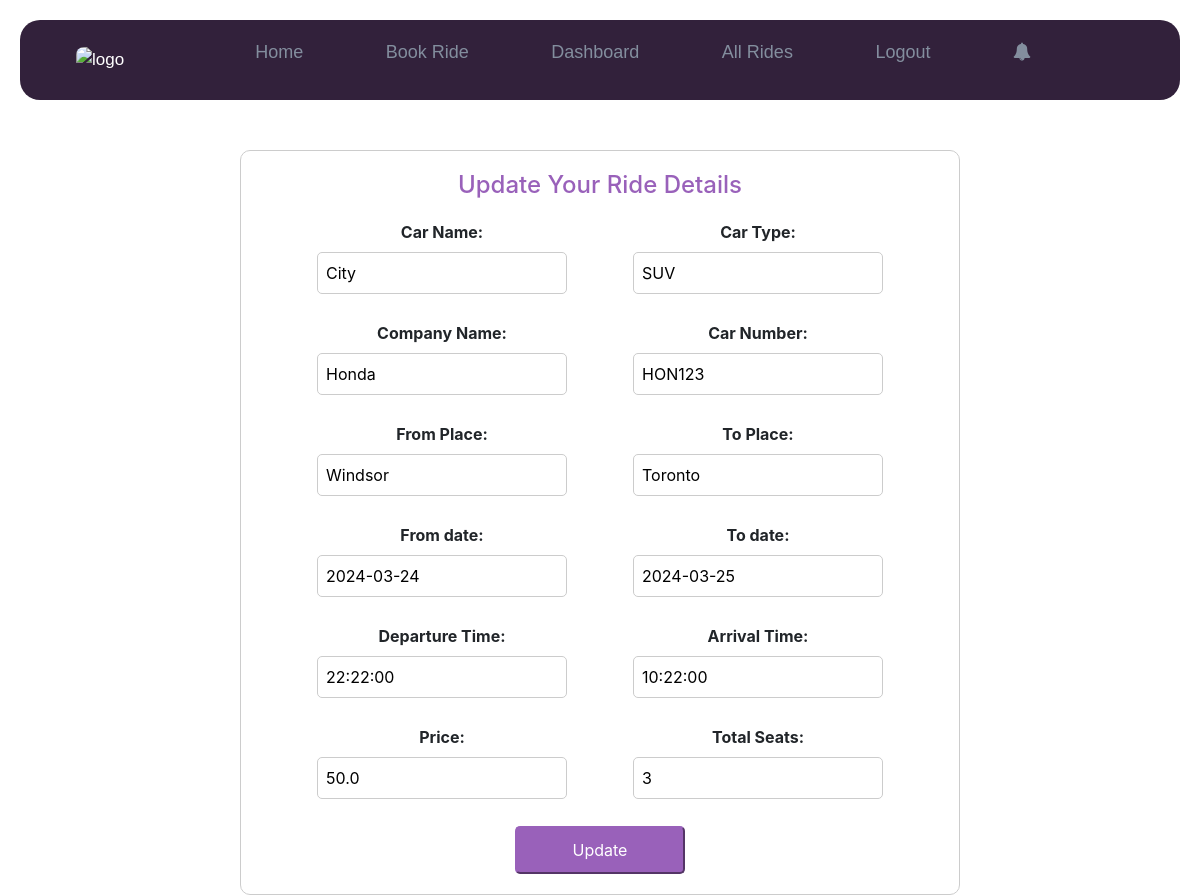
Page /car_ride/edit_car/1/ (signed in) on the committed database.
### car_ride/models.py (models this page shows, shortened)
class Mycar(models.Model):
    cust = models.ForeignKey(Customer, max_length=100, blank=True, null=True, on_delete=models.SET_NULL)
    car_num = models.CharField(max_length=10, unique=True)
    company = models.CharField(max_length=30)
    car_name = models.CharField(max_length=30)
    car_type = models.CharField(max_length=30)
    from_place = models.CharField(max_length=30)
    to_place = models.CharField(max_length=30)
    from_date = models.DateField(null=True)
    to_date = models.DateField(null=True)
    price = models.FloatField()
    car_img = models.ImageField(upload_to="cars", default="", null=True, blank=True)
    total_seats = models.IntegerField()
    seats_booked = models.IntegerField(default=0)
    departure_time = models.TimeField(default=timezone.now)  # Departure time
    arrival_time = models.TimeField(default=timezone.now)  # Arrival time
    is_parcel = models.BooleanField(default=False)
    kilograms = models.FloatField(blank=True, default=0)
    luggage_details = models.CharField(max_length=30)

### car_ride/views.py (the view)
# urls.py: path('edit_car/<int:car_id>/', views.edit_car, name='edit_car'),
def edit_car(request, car_id):
    car = get_object_or_404(Mycar, id=car_id)
    if request.user.is_authenticated:
        if request.method == 'POST':
            form = CarForm(request.POST, instance=car)
            if form.is_valid():
                form.save()
                edit_message = f"{current_time}: The details of your car {car.car_name} have been updated."
                Notification.objects.create(user=car.cust, message=edit_message)
                bookings = car.booking_set.all()
                for booking in bookings:
                    edit_message_user = f"{current_time}: The details of the car you booked {car.car_name} have been updated."
                    Notification.objects.create(user=booking.name, message=edit_message_user)
                print("edit car1: ", bookings)
                return redirect('car_ride:mycar_list')
        else:
            form = CarForm(instance=car)
            print("get")
    return render(request, 'edit_car.html', {'form': form, 'car': car})

### car_ride/forms.py
class CarForm(forms.ModelForm):
    class Meta:
        model = Mycar
        fields = ['car_name', 'car_type', 'company', 'car_num', 'from_place', 'to_place', 'from_date', 'to_date', 'departure_time', 'arrival_time', 'price', 'total_seats']
        labels = {'car_num': 'Car Number', 'company': 'Company Name', 'car_name': 'Car Name', 'car_type': 'Car Type',
                  'from_place': 'From Place', 'to_place': 'To Place',
                  'departure_time': 'Departure Time', 'arrival_time': 'Arrival Time', 'total_seats': 'Total Seats'}

### car_ride/templates/edit_car.html (shortened to what this page needs)
{% extends 'base.html' %}
{% load static %}
{% block body_block %}
    <div class="background-image">
        <div class="cssanimation sequence fadeInBottom">
            <div class="addcar">
                <div class="form-container">
                    <h3>Update Your Ride Details</h3>
                    <form id="edit_car_form" action="{% url 'car_ride:edit_car' car.id %}" method="post" enctype="multipart/form-data">
                        <div style="
                            display: flex;
                            align-items: center;
                            justify-content: space-evenly;
                            flex-wrap: wrap;
                            gap: 10px;
                        ">
                            {{ form.as_p }}
                        </div>
                        <button type="button" onclick="confirmUpdate()">Update</button>
                    </form>
                </div>
            </div>
        </div>
    </div>
{% endblock %}

### car_ride/static/styles/base.css (style rules this page uses)
body { margin: 0; font-family: 'Poppins', sans-serif; background-color: #FFFFFF; color: white; box-sizing: border-box; }
.footer .section1 i, h3, a { color: #FFFFFF; }
.cssanimation, .cssanimation span { animation-duration: 0.8s; animation-fill-mode: both; }
.fadeInBottom { animation-name: fadeInBottom }

### rows in the picture
Mycar: car_name "City", car_type "SUV", company "Honda", car_num "HON123", from_place "Windsor", to_place "Toronto", from_date "2024-03-24", to_date "2024-03-25", departure_time "22:22:00", arrival_time "10:22:00", price "50.0", total_seats "3"
